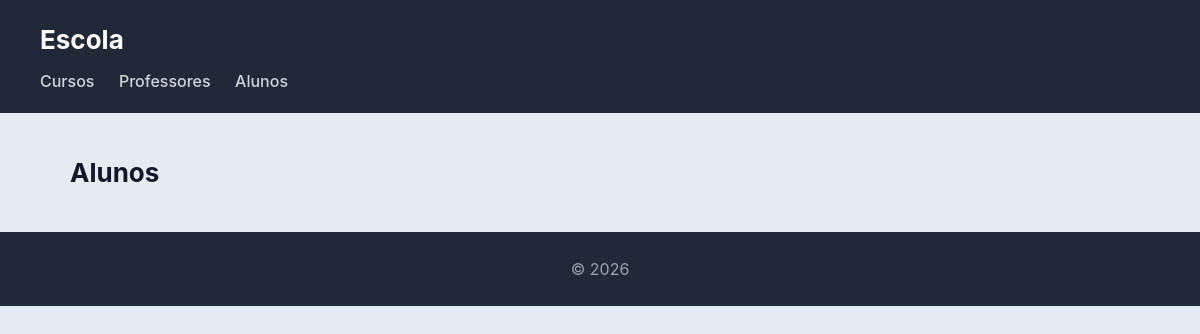
The app's page /escola/alunos/, older data.
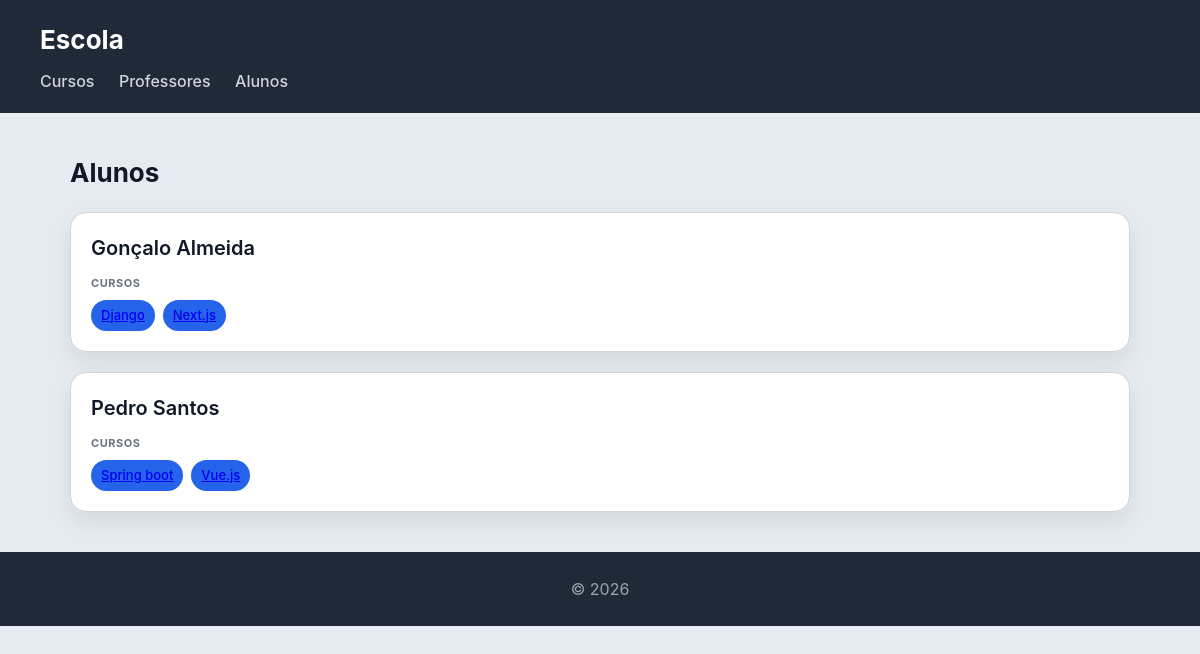
The same page, newer data.
### escola/models.py (models this page shows)
class Aluno(models.Model):
    nome = models.CharField(max_length=100)
    numero = models.CharField(max_length=20, unique=True)
    def __str__(self):
        return self.nome

class Curso(models.Model):
    nome = models.CharField(max_length=100)
    imagem = models.ImageField(upload_to='cursos/')
    professor = models.ForeignKey(Professor, on_delete=models.CASCADE, related_name='cursos')
    alunos = models.ManyToManyField(Aluno, related_name='cursos')
    def __str__(self):
        return self.nome

### escola/views.py (the view)
# urls.py: path('alunos/', views.alunos_view, name="alunos"),
def alunos_view(request):
    alunos = Aluno.objects.all()
    return render(request, 'escola/alunos.html', {'alunos': alunos})

### escola/templates/escola/alunos.html
{% extends "escola/base.html" %}
{% block content %}
<h2>Alunos</h2>
<section>
    {% for aluno in alunos %}
    <article>
        <header>
            <h3>{{ aluno }}</h3>
        </header>
        <section>
            <h4>Cursos</h4>
            <ul>
                {% for curso in aluno.cursos.all %}
                    <li>
                        <a href="{% url 'curso' curso.id %}">
                        {{ curso }}
                        </a>
                    </li>
               {% endfor %}
            </ul>
        </section>
    </article>
    {% endfor %}
</section>
{% endblock %}

Row changes from the older to the newer data that the page shows:
added Aluno: nome "Gonçalo Almeida"
now on this page (row unchanged): Curso: nome "Django", shown under "Gonçalo Almeida"
now on this page (row unchanged): Curso: nome "Next.js", shown under "Gonçalo Almeida"
added Aluno: nome "Pedro Santos"
now on this page (row unchanged): Curso: nome "Spring boot", shown under "Pedro Santos"
now on this page (row unchanged): Curso: nome "Vue.js", shown under "Pedro Santos"
